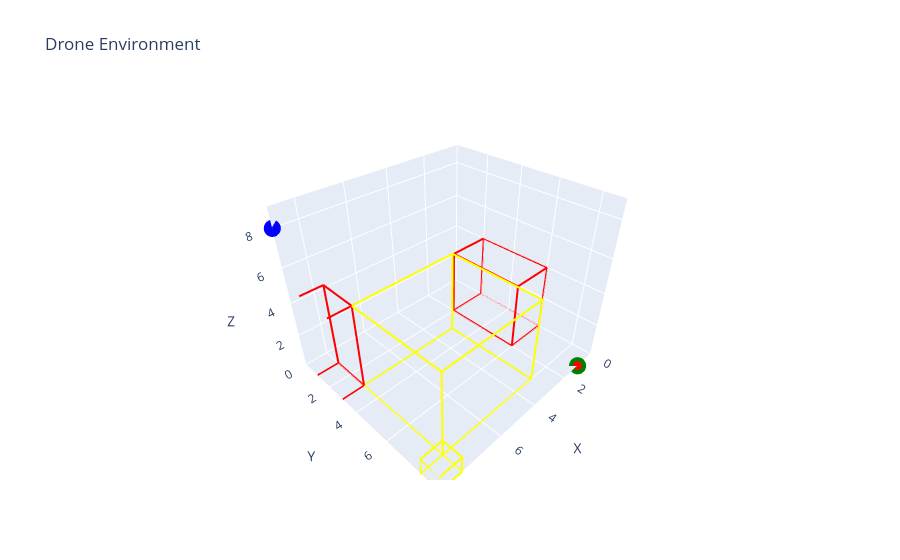

Notebook code cell kept with this figure:
### Code cell
# مثال
# الأبنية
buildings = [
    {'pos': [3, 3, 0], 'size': [5, 5, 5]},
    {'pos': [8, 8, 0], 'size': [1, 1, 1]}
]
# المناطق الممنوعة
prohibited_zones = [
    {'pos': [0, 2, 0], 'size': [2, 4, 4]},
    {'pos': [8, 1, 0], 'size': [2, 2, 5]}
]
# البداية
start_position = [1, 9, 0]
# الهدف
goal_position = [9, 0, 8]

# إنشاء البيئة مباشرة من الصنف المخصص
env = DroneEnvironment(grid_size=10, start_position=start_position, buildings=buildings, prohibited_zones=prohibited_zones, max_episode_steps=200)

env.reset()
env.set_goal(goal_position)

# الإظهار
env.render()

### Figure 1 — Plotly figure (JSON) as saved in the notebook; plotly's stock layout.template omitted (floating-point values rounded to 4 significant figures)
{"data": [{"line": {"color": "yellow", "width": 4}, "mode": "lines", "name": "Building", "showlegend": false, "type": "scatter3d", "x": [3, 8, 8, 3], "y": [3, 3, 8, 8], "z": [0, 0, 0, 0]}, {"line": {"color": "yellow", "width": 4}, "mode": "lines", "name": "Building", "showlegend": false, "type": "scatter3d", "x": [3, 8, 8, 3], "y": [3, 3, 8, 8], "z": [5, 5, 5, 5]}, {"line": {"color": "yellow", "width": 4}, "mode": "lines", "name": "Building", "showlegend": false, "type": "scatter3d", "x": [3, 8, 8, 3], "y": [3, 3, 3, 3], "z": [0, 0, 5, 5]}, {"line": {"color": "yellow", "width": 4}, "mode": "lines", "name": "Building", "showlegend": false, "type": "scatter3d", "x": [8, 8, 8, 8], "y": [3, 8, 8, 3], "z": [0, 0, 5, 5]}, {"line": {"color": "yellow", "width": 4}, "mode": "lines", "name": "Building", "showlegend": false, "type": "scatter3d", "x": [8, 3, 3, 8], "y": [8, 8, 8, 8], "z": [0, 0, 5, 5]}, {"line": {"color": "yellow", "width": 4}, "mode": "lines", "name": "Building", "showlegend": false, "type": "scatter3d", "x": [3, 3, 3, 3], "y": [8, 3, 3, 8], "z": [0, 0, 5, 5]}, {"line": {"color": "yellow", "width": 4}, "mode": "lines", "name": "Building", "showlegend": false, "type": "scatter3d", "x": [8, 9, 9, 8], "y": [8, 8, 9, 9], "z": [0, 0, 0, 0]}, {"line": {"color": "yellow", "width": 4}, "mode": "lines", "name": "Building", "showlegend": false, "type": "scatter3d", "x": [8, 9, 9, 8], "y": [8, 8, 9, 9], "z": [1, 1, 1, 1]}, {"line": {"color": "yellow", "width": 4}, "mode": "lines", "name": "Building", "showlegend": false, "type": "scatter3d", "x": [8, 9, 9, 8], "y": [8, 8, 8, 8], "z": [0, 0, 1, 1]}, {"line": {"color": "yellow", "width": 4}, "mode": "lines", "name": "Building", "showlegend": false, "type": "scatter3d", "x": [9, 9, 9, 9], "y": [8, 9, 9, 8], "z": [0, 0, 1, 1]}, {"line": {"color": "yellow", "width": 4}, "mode": "lines", "name": "Building", "showlegend": false, "type": "scatter3d", "x": [9, 8, 8, 9], "y": [9, 9, 9, 9], "z": [0, 0, 1, 1]}, {"line": {"color": "yellow", "width": 4}, "mode": "lines", "name": "Building", "showlegend": false, "type": "scatter3d", "x": [8, 8, 8, 8], "y": [9, 8, 8, 9], "z": [0, 0, 1, 1]}, {"line": {"color": "red", "width": 4}, "mode": "lines", "name": "Building", "showlegend": false, "type": "scatter3d", "x": [0, 2, 2, 0], "y": [2, 2, 6, 6], "z": [0, 0, 0, 0]}, {"line": {"color": "red", "width": 4}, "mode": "lines", "name": "Building", "showlegend": false, "type": "scatter3d", "x": [0, 2, 2, 0], "y": [2, 2, 6, 6], "z": [4, 4, 4, 4]}, {"line": {"color": "red", "width": 4}, "mode": "lines", "name": "Building", "showlegend": false, "type": "scatter3d", "x": [0, 2, 2, 0], "y": [2, 2, 2, 2], "z": [0, 0, 4, 4]}, {"line": {"color": "red", "width": 4}, "mode": "lines", "name": "Building", "showlegend": false, "type": "scatter3d", "x": [2, 2, 2, 2], "y": [2, 6, 6, 2], "z": [0, 0, 4, 4]}, {"line": {"color": "red", "width": 4}, "mode": "lines", "name": "Building", "showlegend": false, "type": "scatter3d", "x": [2, 0, 0, 2], "y": [6, 6, 6, 6], "z": [0, 0, 4, 4]}, {"line": {"color": "red", "width": 4}, "mode": "lines", "name": "Building", "showlegend": false, "type": "scatter3d", "x": [0, 0, 0, 0], "y": [6, 2, 2, 6], "z": [0, 0, 4, 4]}, {"line": {"color": "red", "width": 4}, "mode": "lines", "name": "Building", "showlegend": false, "type": "scatter3d", "x": [8, 10, 10, 8], "y": [1, 1, 3, 3], "z": [0, 0, 0, 0]}, {"line": {"color": "red", "width": 4}, "mode": "lines", "name": "Building", "showlegend": false, "type": "scatter3d", "x": [8, 10, 10, 8], "y": [1, 1, 3, 3], "z": [5, 5, 5, 5]}, {"line": {"color": "red", "width": 4}, "mode": "lines", "name": "Building", "showlegend": false, "type": "scatter3d", "x": [8, 10, 10, 8], "y": [1, 1, 1, 1], "z": [0, 0, 5, 5]}, {"line": {"color": "red", "width": 4}, "mode": "lines", "name": "Building", "showlegend": false, "type": "scatter3d", "x": [10, 10, 10, 10], "y": [1, 3, 3, 1], "z": [0, 0, 5, 5]}, {"line": {"color": "red", "width": 4}, "mode": "lines", "name": "Building", "showlegend": false, "type": "scatter3d", "x": [10, 8, 8, 10], "y": [3, 3, 3, 3], "z": [0, 0, 5, 5]}, {"line": {"color": "red", "width": 4}, "mode": "lines", "name": "Building", "showlegend": false, "type": "scatter3d", "x": [8, 8, 8, 8], "y": [3, 1, 1, 3], "z": [0, 0, 5, 5]}, {"marker": {"color": "green", "size": 10}, "mode": "markers", "name": "Start", "showlegend": false, "type": "scatter3d", "x": [1], "y": [9], "z": [0]}, {"marker": {"color": "blue", "size": 10}, "mode": "markers", "name": "Goal", "showlegend": false, "type": "scatter3d", "x": [9], "y": [0], "z": [8]}, {"line": {"color": "black", "width": 2}, "marker": {"color": "red", "size": 2}, "mode": "lines+markers", "name": "Drone Path", "showlegend": false, "type": "scatter3d", "x": [1], "y": [9], "z": [0]}, {"marker": {"color": "red", "size": 5}, "mode": "markers", "name": "Drone", "showlegend": false, "type": "scatter3d", "x": [1], "y": [9], "z": [0]}], "layout": {"scene": {"domain": {"x": [0, 1], "y": [0, 1]}, "xaxis": {"range": [0, 9], "title": {"text": "X"}}, "yaxis": {"range": [0, 9], "title": {"text": "Y"}}, "zaxis": {"range": [0, 9], "title": {"text": "Z"}}}, "title": {"text": "Drone Environment"}}}
